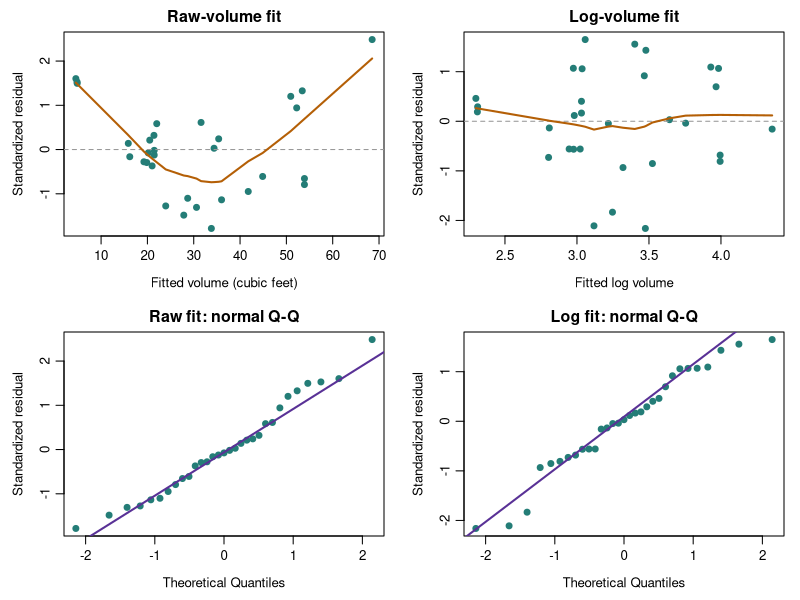

This chart was generated by the following R code:
## ---- chunk 1
#| label: a5-tree-fits
#| results: hide
a5_trees <- transform(datasets::trees, Diameter = Girth)
a5_raw <- lm(Volume ~ Diameter + Height, data = a5_trees)
a5_log <- lm(log(Volume) ~ log(Diameter) + log(Height),
             data = a5_trees)
a5_new <- data.frame(Diameter = 12, Height = 75)
a5_eta <- as.numeric(predict(a5_log, newdata = a5_new))
a5_s <- sigma(a5_log)
## ---- chunk 2
#| label: a5-tree-output
#| echo: false
knitr::kable(data.frame(Term = names(coef(a5_log)),
  Estimate = unname(coef(a5_log))), digits = 6,
  row.names = FALSE, align = c("l", "r"))
knitr::kable(data.frame(
  Quantity = c("Predicted log volume at diameter 12, height 75",
    "Residual SD of the log model", "SSE of the raw-volume model",
    "SSE of the log-volume model"),
  Value = c(a5_eta, a5_s, deviance(a5_raw), deviance(a5_log))),
  digits = 6, row.names = FALSE, align = c("l", "r"))
## ---- chunk 3
#| label: fig-a5-tree-diagnostics
#| echo: false
#| fig-pos: "H"
#| fig-width: 6.5
#| fig-height: 3.6
#| fig-cap: "Top: standardized residuals versus fitted values, with a smooth trend. Bottom: normal Q-Q plots with quartile reference lines. Left: raw-volume fit. Right: log-volume fit."
#| fig-alt: "Four diagnostic panels compare raw-volume and log-volume fits for 31 trees. The raw fit has a curved residual smooth; the log fit has a less pronounced mean pattern but some tail departures remain."
a5_par <- par(mfrow = c(2, 2), mar = c(4, 4, 2, 1),
              mgp = c(2.4, 0.7, 0), cex = 0.8)
for (j in 1:2) {
  m <- list(a5_raw, a5_log)[[j]]
  plot(fitted(m), rstandard(m), pch = 19, col = "#247D77",
       xlab = c("Fitted volume (cubic feet)", "Fitted log volume")[j],
       ylab = "Standardized residual", main = c("Raw-volume fit", "Log-volume fit")[j])
  abline(h = 0, lty = 2, col = "grey60")
  lines(lowess(fitted(m), rstandard(m)), col = "#B45F06", lwd = 2)
}
for (j in 1:2) {
  m <- list(a5_raw, a5_log)[[j]]
  qqnorm(rstandard(m), pch = 19, col = "#247D77",
         main = c("Raw fit: normal Q-Q", "Log fit: normal Q-Q")[j],
         ylab = "Standardized residual")
  qqline(rstandard(m), col = "#593196", lwd = 2)
}
par(a5_par)
## ---- chunk 4
#| label: a5-swiss-search
#| results: hide
a5_swiss <- datasets::swiss
a5_null <- lm(Fertility ~ 1, data = a5_swiss, na.action = na.fail)
a5_full <- lm(Fertility ~ ., data = a5_swiss, na.action = na.fail)
a5_selected <- step(a5_null,
  scope = list(lower = formula(a5_null), upper = formula(a5_full)),
  direction = "forward", k = 2, trace = 0)
## ---- chunk 5
#| label: a5-swiss-scores
#| echo: false
a5_candidates <- lapply(names(a5_swiss)[-1], function(term)
  lm(reformulate(term, response = "Fertility"), data = a5_swiss))
knitr::kable(data.frame(
  `First-step candidate` = c("Intercept only", names(a5_swiss)[-1]),
  AIC = c(AIC(a5_null), vapply(a5_candidates, AIC, numeric(1))),
  check.names = FALSE), digits = 3, row.names = FALSE)
knitr::kable(data.frame(
  Model = c("Final forward model", "All five predictors"),
  SSE = c(deviance(a5_selected), deviance(a5_full)),
  AIC = c(AIC(a5_selected), AIC(a5_full))),
  digits = 3, row.names = FALSE)
## ---- chunk 6
#| label: a5-sensor-data
#| include: false
set.seed(8561)
a5_n <- 120
a5_x <- matrix(rnorm(a5_n * 6), nrow = a5_n)
a5_x[, 2] <- 0.75 * a5_x[, 1] + sqrt(1 - 0.75^2) * a5_x[, 2]
colnames(a5_x) <- paste0("x", 1:6)
a5_dat <- data.frame(y = 2 + 2 * a5_x[, 1] - a5_x[, 2] +
  a5_x[, 3] + rnorm(a5_n, sd = 1.5), a5_x)
a5_id <- sample(seq_len(a5_n), 90)
a5_train <- a5_dat[a5_id, ]
a5_test <- a5_dat[-a5_id, ]
a5_folds <- sample(rep(1:5, each = 18))
## ---- chunk 7
#| label: a5-sensor-cv
#| results: hide
library(glmnet)
a5_xtrain <- model.matrix(y ~ ., data = a5_train)[, -1]
a5_xtest <- model.matrix(y ~ ., data = a5_test)[, -1]
a5_lasso <- cv.glmnet(a5_xtrain, a5_train$y,
  family = "gaussian", alpha = 1, foldid = a5_folds,
  lambda = c(0.80, 0.40, 0.20, 0.10, 0.05),
  standardize = TRUE, type.measure = "mse")
a5_ridge <- cv.glmnet(a5_xtrain, a5_train$y,
  family = "gaussian", alpha = 0, foldid = a5_folds,
  standardize = TRUE, type.measure = "mse")
## ---- chunk 8
#| label: a5-cv-table
#| echo: false
knitr::kable(data.frame(Lambda = a5_lasso$lambda,
  `CV MSE` = a5_lasso$cvm, `CV SE` = a5_lasso$cvsd,
  `Nonzero slopes` = a5_lasso$nzero, check.names = FALSE),
  digits = c(2, 3, 3, 0), row.names = FALSE)
## ---- chunk 9
#| label: a5-coefficient-table
#| echo: false
a5_coef_table <- data.frame(Term = rownames(coef(a5_lasso)),
  `Ridge: one-SE` = as.numeric(coef(a5_ridge, s = "lambda.1se")),
  `Lasso: minimum` = as.numeric(coef(a5_lasso, s = "lambda.min")),
  `Lasso: one-SE` = as.numeric(coef(a5_lasso, s = "lambda.1se")),
  check.names = FALSE)
knitr::kable(a5_coef_table, digits = 3, row.names = FALSE)
## ---- chunk 10
#| label: a5-test-assessment
#| results: hide
a5_pred <- as.numeric(predict(a5_lasso,
  newx = a5_xtest, s = "lambda.1se"))
a5_rmse <- sqrt(mean((a5_test$y - a5_pred)^2))
a5_baseline <- sqrt(mean((a5_test$y - mean(a5_train$y))^2))
## ---- chunk 11
#| label: a5-test-table
#| echo: false
knitr::kable(data.frame(Procedure = c("Prespecified one-SE lasso",
  "Training-mean baseline"), `Test RMSE` = c(a5_rmse, a5_baseline),
  check.names = FALSE), digits = 3, row.names = FALSE)
